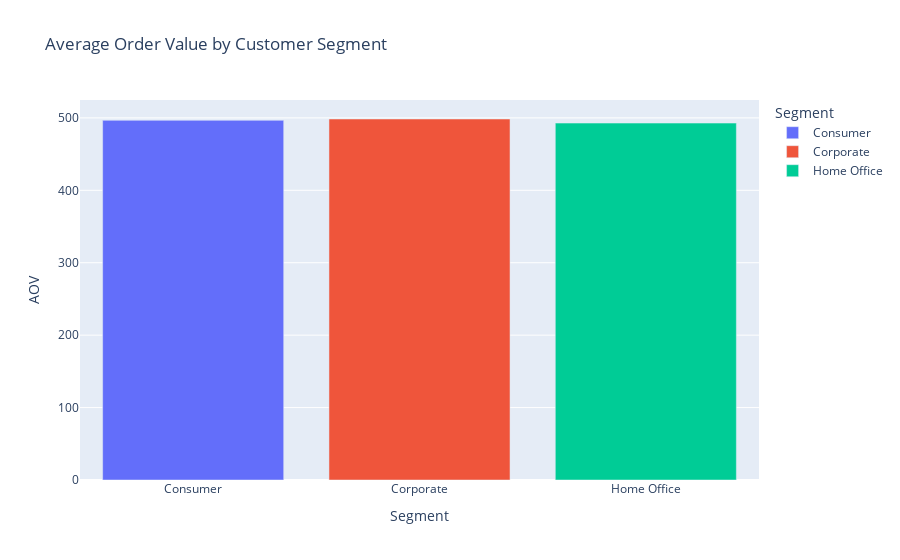

Source (notebook cell):
### Code cell
# Ensure 'Customer Segment' is a column, not index
aov_segment = aov_segment.reset_index()

# Customer Segment AOV Chart
fig_segment = px.bar(aov_segment, x='Segment', y='AOV', title='Average Order Value by Customer Segment', color='Segment')
fig_segment.show()

### Figure 1 — Plotly figure (JSON) as saved in the notebook; plotly's stock layout.template omitted (floating-point values rounded to 4 significant figures)
{"data": [{"hovertemplate": "Segment=%{x}<br>AOV=%{y}<extra></extra>", "legendgroup": "Consumer", "marker": {"color": "#636efa", "pattern": {"shape": ""}}, "name": "Consumer", "orientation": "v", "showlegend": true, "textposition": "auto", "type": "bar", "x": ["Consumer"], "xaxis": "x", "y": [496.6], "yaxis": "y"}, {"hovertemplate": "Segment=%{x}<br>AOV=%{y}<extra></extra>", "legendgroup": "Corporate", "marker": {"color": "#EF553B", "pattern": {"shape": ""}}, "name": "Corporate", "orientation": "v", "showlegend": true, "textposition": "auto", "type": "bar", "x": ["Corporate"], "xaxis": "x", "y": [498.5], "yaxis": "y"}, {"hovertemplate": "Segment=%{x}<br>AOV=%{y}<extra></extra>", "legendgroup": "Home Office", "marker": {"color": "#00cc96", "pattern": {"shape": ""}}, "name": "Home Office", "orientation": "v", "showlegend": true, "textposition": "auto", "type": "bar", "x": ["Home Office"], "xaxis": "x", "y": [492.8], "yaxis": "y"}], "layout": {"barmode": "relative", "legend": {"title": {"text": "Segment"}, "tracegroupgap": 0}, "title": {"text": "Average Order Value by Customer Segment"}, "xaxis": {"anchor": "y", "categoryarray": ["Consumer", "Corporate", "Home Office"], "categoryorder": "array", "domain": [0, 1], "title": {"text": "Segment"}}, "yaxis": {"anchor": "x", "domain": [0, 1], "title": {"text": "AOV"}}}}
